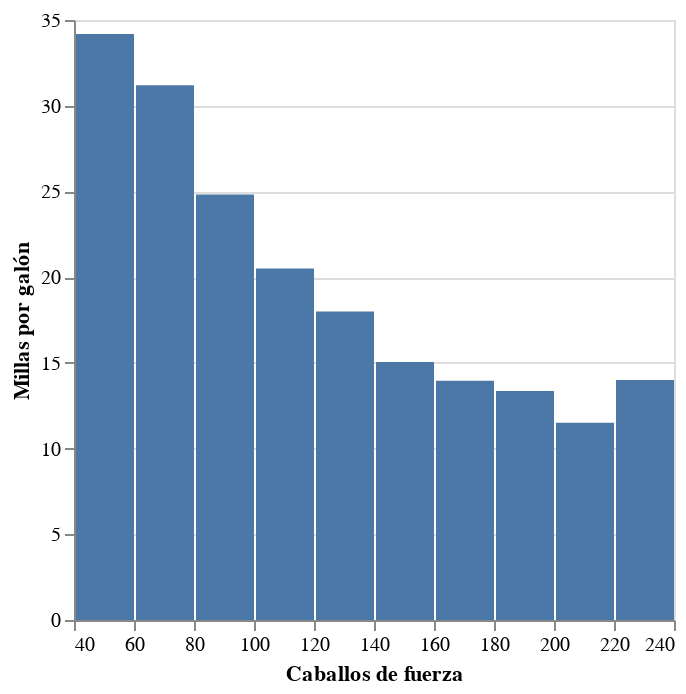

Source (notebook cell):
### Markdown cell above
## Binning

### Code cell
alt.Chart(cars).mark_bar().encode(
    x = alt.X('Horsepower', axis = alt.Axis(title = 'Caballos de fuerza'), bin = alt.Bin(minstep = 10)),
    y = alt.Y('mean(Miles_per_Gallon)', axis = alt.Axis(title = 'Millas por galón')),
    # color = alt.Color('Origin')
)

### Figure 1 — Vega-Lite specification as saved in the notebook (floating-point values rounded to 4 significant figures; data arrays with more than 128 entries replaced by an {"elided": "..."} marker saying what was removed)
{"config": {"view": {"continuousWidth": 300, "continuousHeight": 300}}, "data": {"name": "data-583e73726c1545c56c203344161a975c"}, "mark": {"type": "bar"}, "encoding": {"x": {"axis": {"title": "Caballos de fuerza"}, "bin": {"minstep": 10}, "field": "Horsepower", "type": "quantitative"}, "y": {"aggregate": "mean", "axis": {"title": "Millas por galón"}, "field": "Miles_per_Gallon", "type": "quantitative"}}, "$schema": "https://vega.github.io/schema/vega-lite/v5.17.0.json", "datasets": {"data-583e73726c1545c56c203344161a975c": {"elided": "406 records"}}}
